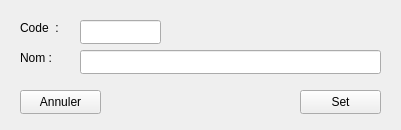
<?xml version="1.0" encoding="UTF-8"?>
<ui version="4.0">
 <class>Manufacturer</class>
 <widget class="QDialog" name="Manufacturer">
  <property name="geometry">
   <rect>
    <x>0</x>
    <y>0</y>
    <width>401</width>
    <height>130</height>
   </rect>
  </property>
  <property name="windowTitle">
   <string>Dialog</string>
  </property>
  <widget class="QLabel" name="manufacturerCode_Label">
   <property name="geometry">
    <rect>
     <x>20</x>
     <y>20</y>
     <width>141</width>
     <height>16</height>
    </rect>
   </property>
   <property name="text">
    <string>Code  : </string>
   </property>
  </widget>
  <widget class="QLabel" name="manufacturerName_Label">
   <property name="geometry">
    <rect>
     <x>20</x>
     <y>50</y>
     <width>51</width>
     <height>16</height>
    </rect>
   </property>
   <property name="text">
    <string>Nom : </string>
   </property>
  </widget>
  <widget class="QPushButton" name="set_PushButton">
   <property name="geometry">
    <rect>
     <x>300</x>
     <y>90</y>
     <width>81</width>
     <height>24</height>
    </rect>
   </property>
   <property name="text">
    <string>Set</string>
   </property>
   <property name="autoDefault">
    <bool>false</bool>
   </property>
  </widget>
  <widget class="QPushButton" name="cancel_PushButton">
   <property name="geometry">
    <rect>
     <x>20</x>
     <y>90</y>
     <width>81</width>
     <height>24</height>
    </rect>
   </property>
   <property name="text">
    <string>Annuler</string>
   </property>
   <property name="autoDefault">
    <bool>false</bool>
   </property>
  </widget>
  <widget class="QLineEdit" name="manufacturerName_LineEdit">
   <property name="geometry">
    <rect>
     <x>80</x>
     <y>50</y>
     <width>301</width>
     <height>24</height>
    </rect>
   </property>
  </widget>
  <widget class="QLineEdit" name="manufacturerCode_LineEdit">
   <property name="geometry">
    <rect>
     <x>80</x>
     <y>20</y>
     <width>81</width>
     <height>24</height>
    </rect>
   </property>
  </widget>
 </widget>
 <tabstops>
  <tabstop>manufacturerCode_LineEdit</tabstop>
  <tabstop>manufacturerName_LineEdit</tabstop>
  <tabstop>cancel_PushButton</tabstop>
  <tabstop>set_PushButton</tabstop>
 </tabstops>
 <resources/>
 <connections/>
</ui>
